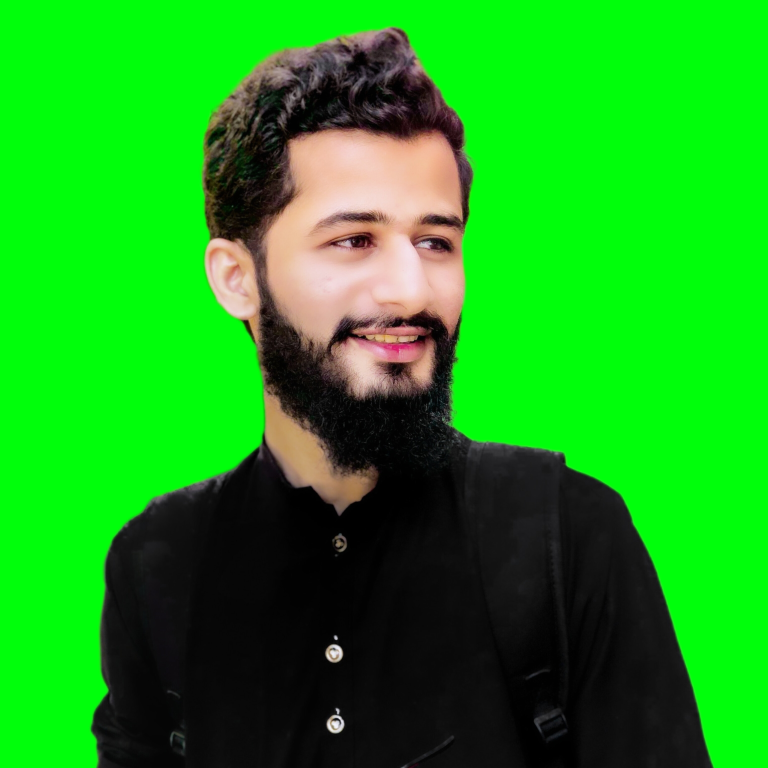
#> input picture chroma.jpg, 3072 x 3072 px (shown at 1/4 size)
$ jupyter execute 'Lecture 20 Background Removing.ipynb'
#> lines starting #> are read from the running program, lines starting #| are printed output that depends on the picture; after the words box and inside, x2 and y2 are one past the last pixel; in counts of white or black regions, pixels touching at a corner belong together; pictures that were not available may be replaced by others from this repository, and a replacement may not be noted
[cell 1]
import cv2

[cell 2]
img = cv2.imread("chroma.jpg")
#> img is the input picture: shape (3072, 3072, 3); mean B, G, R 24.7, 161.2, 25.2
img = cv2.resize(img, (520,450))
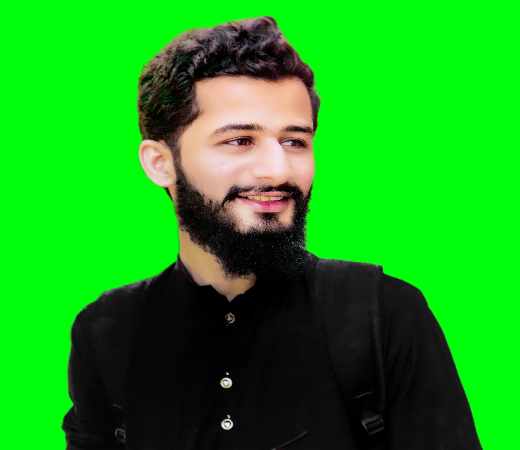
#> img: shape (450, 520, 3); mean B, G, R 24.6, 161.1, 25.2
hsv = cv2.cvtColor(img, cv2.COLOR_BGR2HSV)
#> hsv: shape (450, 520, 3); mean H, S, V 43.6, 157, 165.9

img1 = cv2.imread("green.png")
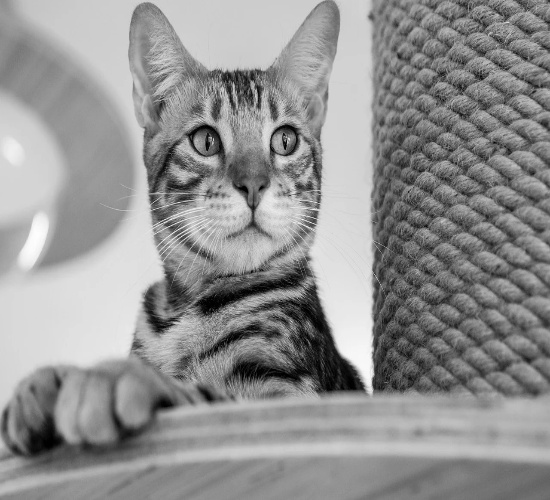
#> input picture Cat 1.jpg, 550 x 500 px, given in place of green.png, which was not available
#> img1 is the input picture: shape (500, 550, 3); min 0, max 254, mean 145.5
hsv2 = cv2.cvtColor(img1, cv2.COLOR_BGR2HSV)
#> hsv2: shape (500, 550, 3); mean H, S, V 0, 0, 145.5

hist = cv2.calcHist([hsv2], [0,1], None, [180,256], [0,180,0,256])
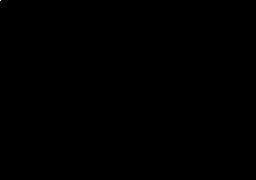
#> hist: shape (180, 256) float32; values 0 (black) and 275000 (white), 0% white in thin lines or dots, all inside (x1, y1, x2, y2) = (0, 0, 1, 1)
mask = cv2.calcBackProject([hsv], [0,1], hist, [0,180,0,256], 1)
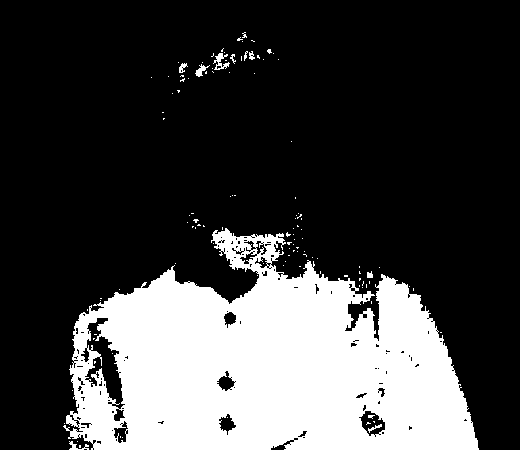
#> mask: shape (450, 520); 25.8% white; 117 white regions (107 under 20 px), largest, box (x1, y1, x2, y2) and area: (63, 228, 479, 450) 59564, (213, 53, 230, 70) 128, (195, 64, 210, 77) 77


ker = cv2.getStructuringElement(cv2.MORPH_ELLIPSE, (5,5))
mask = cv2.filter2D(mask, -1, ker)
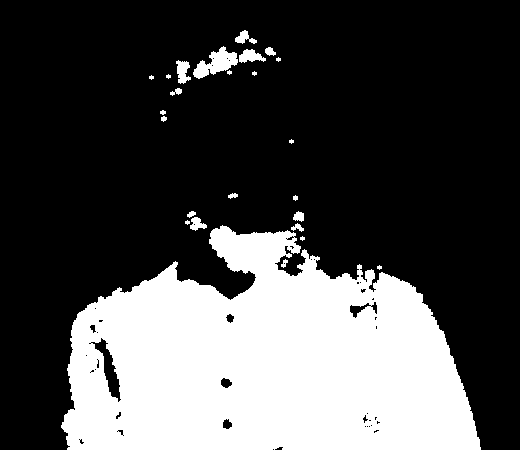
#> mask: shape (450, 520); 29.2% white; 25 white regions (9 under 20 px), largest, box (x1, y1, x2, y2) and area: (61, 225, 481, 450) 66301, (193, 46, 238, 79) 714, (176, 60, 191, 84) 232

_, thr = cv2.threshold(mask, 200, 255, cv2.THRESH_BINARY)

mask = cv2.merge((mask, mask, mask))

res = cv2.bitwise_or(img, mask)
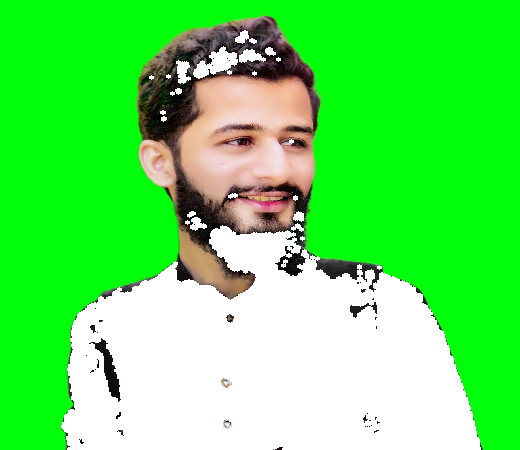
#> res: shape (450, 520, 3); mean B, G, R 95.7, 232.2, 96.3

cv2.imshow("masked image", res)
cv2.imshow("image1", img)
cv2.waitKey(0)
cv2.destroyAllWindows()
